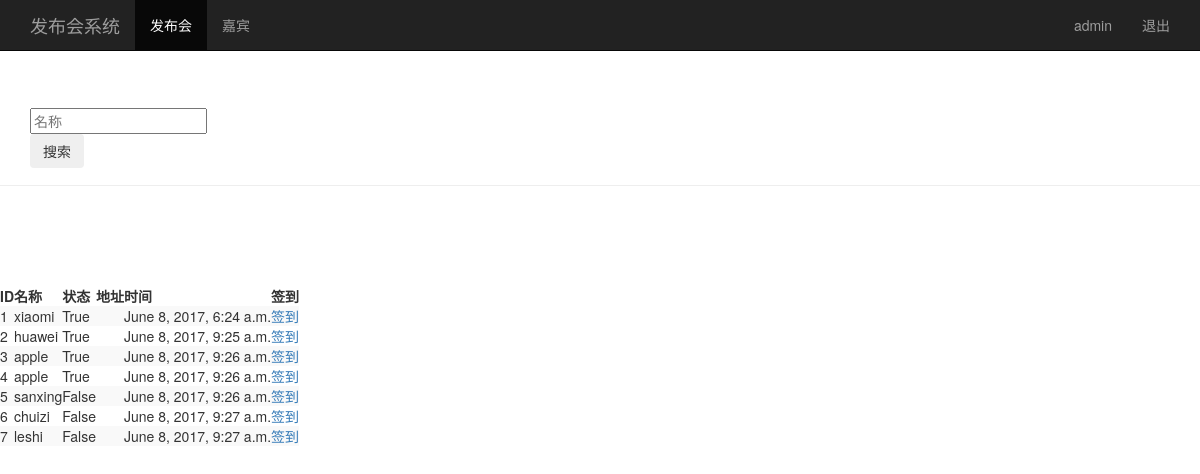
The page /event_manage/ (signed in) on the database its author committed.
### sign/models.py (models this page shows, shortened)
class Event(models.Model):
    name = models.CharField(max_length=100) #发布会标题
    limit = models.IntegerField() #参加人数
    status = models.BooleanField() #状态
    adress = models.CharField(max_length=200) #地址
    start_time = models.DateTimeField('events time') #发布会时间
    creat_time = models.DateTimeField(auto_now=True) #创建时间（自动获取当前时间）

### sign/views.py (the view)
# urls.py: url(r'^event_manage/$', views.event_manage),
@login_required
def event_manage(request):
    event_list = Event.objects.all()
    username = request.session.get('user','')
    return render(request,"event_manage.html",{"user":username,"events":event_list})

### sign/templates/event_manage.html (shortened to what this page needs)
<!DOCTYPE html>
<html lang="en">
  <head>
    {% load bootstrap3 %}
    {% bootstrap_css %}
</head>
<body role="document">
  <nav class="navbar navbar-inverse navbar-fixed-top">
    <div class="container">
      <div class="navbar-header">
        <a class="navbar-brand" href="/event_manage/">发布会系统</a>
      </div>
      <div id="navbar" class="collaose navbar-collapse">
        <ul class="nav navbar-nav">
          <li class="active"><a href="#">发布会</a></li>
          <li><a href="/guest_manage/">嘉宾</a> </li>
        </ul>
        <ul class="nav navbar-nav navbar-right">
          <li><a href="#">{{user}}</a> </li>
          <li><a href="/logout">退出</a> </li>
        </ul>
      </div>
    </div>
  </nav>
<div class="page-header" style="padding-top:60px;">
    <div id="navbar" class="navbar-collapse collapse">
        <form class="navbar-form" method="get" action="/search_name/">
            <div class="from-group">
                <input name="name" type="text" placeholder="名称" class="from-control">
            </div>
            <button type="submit" class="btn brn-success">搜索</button>
         </form>
    </div>
</div>
  <div class="row" style="padding-top:80px;">
    <div class="col-md-6">
      <table class="table-striped">
        <thead>
          <tr>
            <th>ID</th><th>名称</th><th>状态</th><th>地址</th><th>时间</th>
            <th>签到</th>
          </tr>
        </thead>
        <tbody>
          {% for event in events %}
            <tr>
              <td>{{ event.id }}</td>
              <td>{{ event.name }}</td>
              <td>{{ event.status }}</td>
              <td>{{ event.address }}</td>
              <td>{{ event.start_time }}</td>
            <td>
        <a href="/sign_index/{{ event.id }}/" target="{{ event.id }}_blank">
        签到</a>
            </td>
            </tr>
          {% endfor %}
        </tbody>
      </table>
    </div>
  </div>
</body>
</html>

### rows shown on the page
Event: id "1", name "xiaomi", status "True", start_time "June 8, 2017, 6:24 a.m."
Event: id "2", name "huawei", status "True", start_time "June 8, 2017, 9:25 a.m."
Event: id "3", name "apple", status "True", start_time "June 8, 2017, 9:26 a.m."
Event: id "4", name "apple", status "True", start_time "June 8, 2017, 9:26 a.m."
Event: id "5", name "sanxing", status "False", start_time "June 8, 2017, 9:26 a.m."
Event: id "6", name "chuizi", status "False", start_time "June 8, 2017, 9:27 a.m."
Event: id "7", name "leshi", status "False", start_time "June 8, 2017, 9:27 a.m."

### other values the page prints
{{ user }} "admin"
